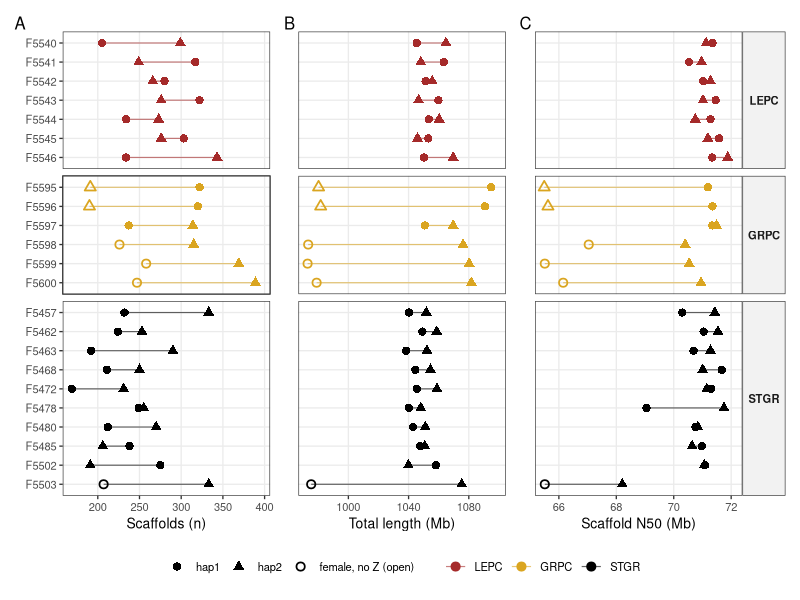
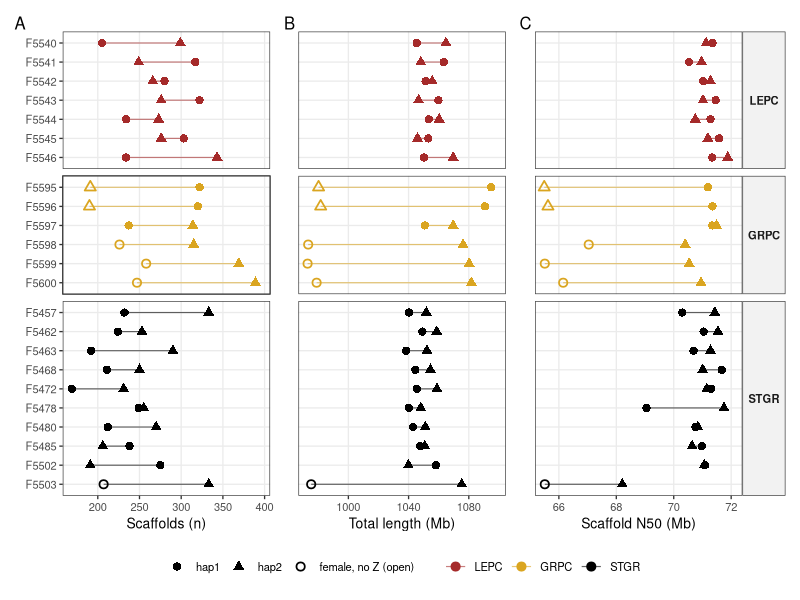
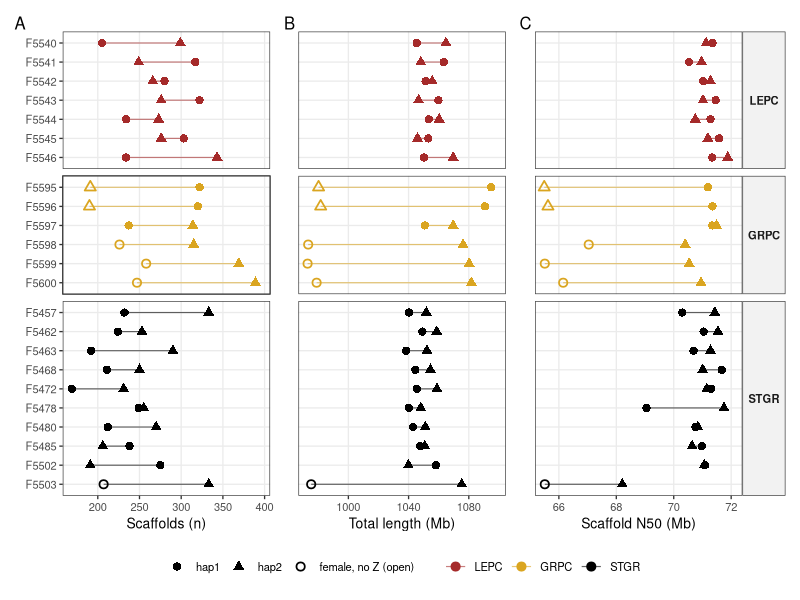

The R source for these figures, in order:
# =============================================================================
# 11e_plot_assembly_contiguity.R
# Manuscript fig. S1 (USFWS report Figure 13): contiguity of the 46 haplotype-resolved,
# pseudo-chromosome-scale prairie grouse assemblies (QUAST, final RagTag-ordered
# assemblies after removal of unplaced scaffolds < 50 kb).
#
# Three panels: number of scaffolds, total assembly length (Mb) and scaffold
# N50 (Mb). One row per individual, grouped by species; hap1 and hap2 are
# joined by a line. In each of the six females the Z and W assembled in the same
# haplotype; the other haplotype lacks the ~75 Mb Z (hence its shorter length and
# N50) and is drawn with open symbols.
#
# Run in RStudio (needs ggplot2; patchwork optional but recommended):
#   install.packages(c("ggplot2", "patchwork"))
# Outputs (working directory): FigS1_assembly_contiguity.pdf / .png
# =============================================================================

library(ggplot2)

# ---- data (QUAST, final assemblies after misjoin correction, 2026-10-14; F5545 & F5597 re-assembled without ONT) -------------------------------------------------------
asm <- read.table(header = TRUE, stringsAsFactors = FALSE, text = "
sample species scaf_h1 scaf_h2 len_h1 len_h2 n50_h1 n50_h2
F5457 STGR 232 333 1040.3 1051.8 70.30 71.43
F5462 STGR 224 253 1049.2 1058.7 71.04 71.54
F5463 STGR 192 290 1038.4 1052.2 70.69 71.28
F5468 STGR 211 250 1044.5 1054.5 71.67 71.01
F5472 STGR 169 231 1045.5 1058.8 71.30 71.15
F5478 STGR 249 255 1040.2 1048.1 69.05 71.75
F5480 STGR 212 270 1042.9 1051.1 70.76 70.84
F5485 STGR 238 206 1047.7 1050.8 70.98 70.64
F5502 STGR 275 191 1058.2 1039.9 71.08 71.06
F5503 STGR 207 333 975.3 1075.3 65.51 68.21
F5540 LEPC 205 299 1045.4 1064.8 71.35 71.13
F5541 LEPC 317 249 1063.4 1048.1 70.53 70.97
F5542 LEPC 280 266 1051.3 1055.7 71.02 71.28
F5543 LEPC 322 276 1059.8 1046.6 71.46 71.02
F5544 LEPC 234 273 1053.4 1060.3 71.28 70.75
F5545 LEPC 303 276 1053.1 1045.9 71.58 71.19
F5546 LEPC 234 343 1050.2 1069.6 71.34 71.88
F5595 GRPC 322 191 1094.8 980.2 71.19 65.49
F5596 GRPC 320 190 1090.7 981.6 71.35 65.62
F5597 GRPC 237 314 1050.8 1069.6 71.34 71.49
F5598 GRPC 226 315 973.3 1076.2 67.04 70.40
F5599 GRPC 258 369 972.9 1080.3 65.51 70.54
F5600 GRPC 247 389 978.9 1081.7 66.15 70.95
")

# haplotype of each female that lacks the Z (source haplotype names; the Z and W
# are both in the other haplotype; table S2)
w_hap <- c("F5503_hap1", "F5595_hap2", "F5596_hap2",
           "F5598_hap1", "F5599_hap1", "F5600_hap1")

# ---- reshape to long format (base R, no tidyr needed) -----------------------
long <- do.call(rbind, lapply(c("h1", "h2"), function(h) {
  data.frame(sample  = asm$sample,
             species = asm$species,
             hap     = ifelse(h == "h1", "hap1", "hap2"),
             Scaffolds = asm[[paste0("scaf_", h)]],
             Length    = asm[[paste0("len_",  h)]],
             N50       = asm[[paste0("n50_",  h)]])
}))
long$id      <- paste(long$sample, long$hap, sep = "_")
long$W       <- long$id %in% w_hap
long$species <- factor(long$species, levels = c("LEPC", "GRPC", "STGR"))
# order individuals: by species, then sample ID (top to bottom)
ord <- with(asm, sample[order(factor(species, levels = c("LEPC", "GRPC", "STGR")), sample)])
long$sample <- factor(long$sample, levels = rev(ord))

sp_cols <- c(LEPC = "#A52A2A", GRPC = "#DAA520", STGR = "#000000")

# ---- one panel: Z-lacking female haplotypes drawn with open symbols ----------------
long$hap_W <- ifelse(long$W, paste0(long$hap, "_W"), long$hap)
panel <- function(var, xlab, show_y = TRUE, show_strip = FALSE) {
  ggplot(long, aes(x = .data[[var]], y = sample)) +
    geom_line(aes(group = sample, colour = species), linewidth = 0.4, alpha = 0.6) +
    geom_point(aes(colour = species, shape = hap_W), size = 2.2, stroke = 0.9) +
    scale_shape_manual(values = c(hap1 = 16, hap2 = 17, hap1_W = 1, hap2_W = 2),
                       breaks = c("hap1", "hap2", "hap1_W"),
                       labels = c("hap1", "hap2", "female, no Z (open)"),
                       name = NULL) +
    scale_colour_manual(values = sp_cols, name = NULL) +
    scale_x_continuous(expand = expansion(mult = c(0.05, 0.08))) +
    facet_grid(species ~ ., scales = "free_y", space = "free_y") +
    labs(x = xlab, y = NULL) +
    theme_bw(base_size = 10) +
    theme(panel.grid.minor = element_blank(),
          panel.grid.major.y = element_line(colour = "grey92"),
          axis.text.y = if (show_y) element_text(size = 8) else element_blank(),
          axis.ticks.y = if (show_y) element_line() else element_blank(),
          strip.text.y.right = if (show_strip) element_text(angle = 0, face = "bold") else element_blank(),
          strip.background = if (show_strip) element_rect(fill = "grey95") else element_blank(),
          legend.position = "bottom")
}

pA <- panel("Scaffolds", "Scaffolds (n)") + labs(tag = "A")
pB <- panel("Length",    "Total length (Mb)", show_y = FALSE) + labs(tag = "B")
pC <- panel("N50",       "Scaffold N50 (Mb)", show_y = FALSE, show_strip = TRUE) + labs(tag = "C")

# ---- combine and save ---------------------------------------------------------
if (requireNamespace("patchwork", quietly = TRUE)) {
  library(patchwork)
  fig <- (pA | pB | pC) +
    plot_layout(guides = "collect") &
    theme(legend.position = "bottom")
  print(fig)
  ggsave("FigS1_assembly_contiguity.pdf", fig, width = 9, height = 6.5)
  ggsave("FigS1_assembly_contiguity.png", fig, width = 9, height = 6.5, dpi = 600)
} else {
  message("patchwork not installed: saving the three panels separately")
  for (p in list(A = pA, B = pB, C = pC)) print(p)
  ggsave("FigS_assembly_contiguity_A_scaffolds.png", pA, width = 4, height = 6.5, dpi = 600)
  ggsave("FigS_assembly_contiguity_B_length.png",    pB, width = 3.5, height = 6.5, dpi = 600)
  ggsave("FigS_assembly_contiguity_C_N50.png",       pC, width = 3.5, height = 6.5, dpi = 600)
}

# quick summary for the text
cat(sprintf("N50: %.2f-%.2f Mb (median %.2f); length: %.1f-%.1f Mb (median %.1f); scaffolds: %d-%d (median %d)\n",
            min(long$N50), max(long$N50), median(long$N50),
            min(long$Length), max(long$Length), median(long$Length),
            min(long$Scaffolds), max(long$Scaffolds), as.integer(median(long$Scaffolds))))
